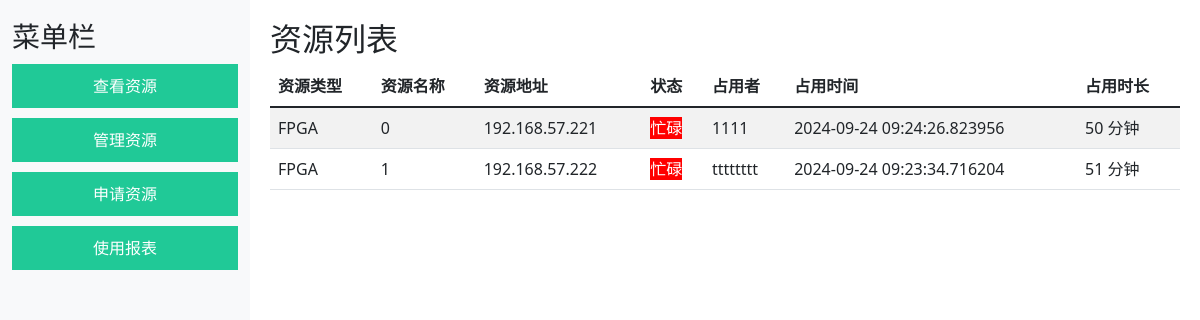
Before: /view_resources with the older database file.
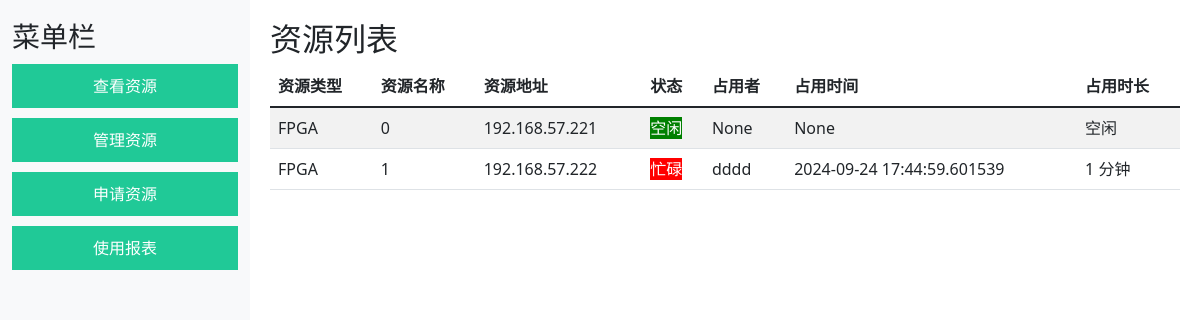
After: the same page with the newer database file.
### app.py (models this page shows)
class Resource(db.Model):
    id = db.Column(db.Integer, primary_key=True)
    resource_type = db.Column(db.String(50), nullable=False)
    resource_name = db.Column(db.String(100), nullable=False)
    resource_address = db.Column(db.String(100), nullable=False)
    is_busy = db.Column(db.Boolean, default=False)  # 资源是否被占用
    assigned_to = db.Column(db.String(100), nullable=True)  # 当前占用资源的用户
    assigned_time = db.Column(db.DateTime, nullable=True)  # 资源分配时间

### app.py (the view)
@app.route('/view_resources')
def view_resources():
    resources = Resource.query.all()
    processed_resources = []
    for resource in resources:
        resource_info = {
            'resource_type': resource.resource_type,
            'resource_name': resource.resource_name,
            'resource_address': resource.resource_address,
            'is_busy': resource.is_busy,
            'assigned_to': resource.assigned_to,
            'assigned_time': resource.assigned_time
        }
        if resource.is_busy and resource.assigned_time:
            now = datetime.now()
            duration = now - resource.assigned_time
            duration_in_minutes = int(duration.total_seconds() // 60)
            if duration_in_minutes < 1:
                duration_in_minutes = 1
            resource_info['occupied_duration'] = f"{duration_in_minutes} 分钟"
        else:
            resource_info['occupied_duration'] = "空闲"
        processed_resources.append(resource_info)
    return render_template('view_resources.html', resources=processed_resources)

### templates/view_resources.html
{% extends "base.html" %}
{% block content %}
<h2>资源列表</h2>
<table class="table table-striped">
    <thead>
        <tr>
            <th>资源类型</th>
            <th>资源名称</th>
            <th>资源地址</th>
            <th>状态</th>
            <th>占用者</th>
            <th>占用时间</th>
            <th>占用时长</th>
        </tr>
    </thead>
    <tbody>
        {% for resource in resources %}
        <tr>
            <td>{{ resource.resource_type }}</td>
            <td>{{ resource.resource_name }}</td>
            <td>{{ resource.resource_address }}</td>
            <td>
                {% if resource.is_busy %}
                <span style="background-color:red; color:white;">忙碌</span>
                {% else %}
                <span style="background-color:green; color:white;">空闲</span>
                {% endif %}
            </td>
            <td>{{ resource.assigned_to   }}</td>
            <td>{{ resource.assigned_time  }}</td>
            <td>{{ resource.occupied_duration  }}</td>
        </tr>
        {% endfor %}
    </tbody>
</table>
{% endblock %}

Changed rows visible on the page:
changed Resource (number 1 of 2 on the later page): assigned_to "1111" → "None"; assigned_time "2024-09-24 09:24:26.823956" → "None"; occupied_duration "50 分钟" → "空闲"; text "忙碌" → "空闲"
changed Resource: assigned_to "tttttttt" → "dddd"; assigned_time "2024-09-24 09:23:34.716204" → "2024-09-24 17:44:59.601539"; occupied_duration "51 分钟" → "1 分钟"
